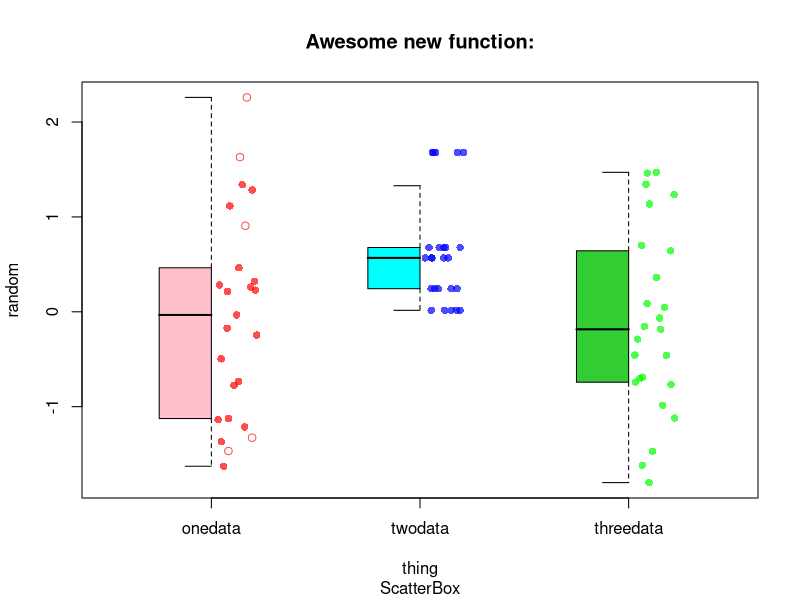

This figure's R source: (Note: this script raises an error after producing the figure.)
x <- cbind(rnorm(25),rnorm(5),rnorm(25))
data <- x
#data <- x[,1]
ScatterBox <- function(data,main="",sub="",xlab="",ylab="",labels=FALSE,col1=NA,col2=rgb(0,0,0,.7)){
  #make data matrix, creat empty plot, get quantiles and get offset
  data <- as.matrix(data)
  offset <- 1:ncol(data)-1
  plot(0,type='n',xlim=c(0,ncol(data)),ylim=c(min(data),max(data)),xaxt='n',
       xlab=xlab, ylab=ylab, main=main, sub=sub)
  axis(1,at=.5+offset,labels = labels)
  quan <- apply(data, 2,quantile, c(.02,.25,.5,.75,.98))
  #box
  rect(.25+offset,quan[2,],.5+offset,quan[4,],col = col1)
  #mean
  segments(.25+offset,quan[3,],.5+offset,quan[3,], lwd=2)
  
  #get data for whiskers, scatter, and outliers
  up <- vector("numeric",ncol(data))
  down <- vector("numeric",ncol(data))
  index <- vector("list",ncol(data))
  jity <- vector("list",ncol(data))
  for(i in 1:ncol(data)){
    up[i] <- min(max(data[,i]), quan[4,i] + 1.5*(quan[4,i]-quan[2,i]))
    down[i] <- max(min(data[,i]), quan[2,i] - 1.5*(quan[4,i]-quan[2,i]))
    index[[i]] <- which(data[,i] > up[i] | data[,i] < down[i])
    jity[[i]] <- jitter(rep(.625,length(data[,i])),8)+offset[i]
  }
  
  #whisckerlength and block
  segments(.5+offset,c(quan[4,],quan[2,]),.5+offset,c(up,down),lty = 2)
  segments(.5+offset,c(up,down),.375+offset,c(up,down),lwd = 1)
  
  #Scatter
  type <- rep(16,length(x))
  if(length(unlist(index) > 0)){
    type[unlist(index)] <- 1
  }
  if(length(col2)==ncol(data)){
    collist <- vector("list",ncol(data))
    for(i in 1:ncol(data)){
      collist[[i]] <- rep(col2[i],nrow(data))
    }
    col2 <- unlist(collist)
  }
  points(unlist(jity), data, pch=type, col=col2)
}
ScatterBox(data,"Awesome new function:","ScatterBox", "thing", "random",
           c("onedata","twodata","threedata"),c("pink","cyan","limegreen"),
           c(rgb(1,0,0,.7),rgb(0,0,1,.7),rgb(0,1,0,.7)) )

#rect(x,y, x,y)

# R script by Frank Soboczenski, PhD 
# email: frank.soboczenski@kcl.ac.uk
# twitter: h21k

# Small script that checks if the required packages are installed if not it will install them !
#plotting the plot :) 
ggplot(iris) +
  theme_stata() +
  theme(line = element_blank()) + 
  stat_boxplot(aes(x = Species, y = Sepal.Length), geom='errorbar', linetype=1, width=0.2) + 
  geom_boxplot(aes(x = Species, y = Sepal.Length, fill=Species),
               alpha = 1, size = 0.75, width = 0.25, outlier.shape = 3) + 
  annotate("rect", xmin = 1, xmax = 1.5, ymin = 0, ymax = 8, alpha = 1, fill = 'white') +
  annotate("rect", xmin = 2, xmax = 2.5, ymin = 0, ymax = 8, alpha = 1, fill = 'white') +
  annotate("rect", xmin = 3, xmax = 3.5, ymin = 0, ymax = 8, alpha = 1, fill = 'white') +
  geom_point(aes(x = as.numeric(Species) + 0.1, colour = Species, y = Sepal.Length),
             alpha = 0.5, position = position_jitter(width = 0.1))

#Notes

#outlier.shape = 3 --> display outliers as crosses
#

